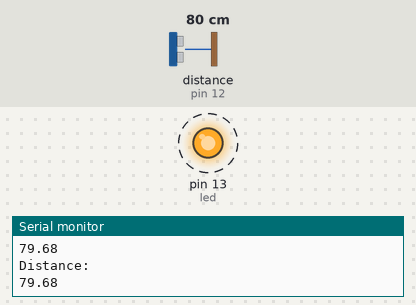
Bench run of a sketch on a simulated Arduino Uno, built with avr-gcc and run on an emulated ATmega328P. Shown: output pins drawn as LEDs (lit = HIGH), the last lines printed to the serial monitor. Wiring (inferred from the names in the program): ultrasonic range finder: trigger pin 11; echo pin 12. Dashed ring = blinking. Inputs (shaded band) come from the test bench; at power-on: distance to the obstacle (sensor on pin 12) 80 cm. The echo pulse lasts 58.3 µs per cm; pins used as bus, display or sensor lines are not drawn.

Above: at 1.56 s.
1.6 s: distance to the obstacle (sensor on pin 12) set to 22 cm
5.1 s: distance to the obstacle (sensor on pin 12) set to 19 cm
6.6 s: distance to the obstacle (sensor on pin 12) set to 35 cm
At 7.3 s:
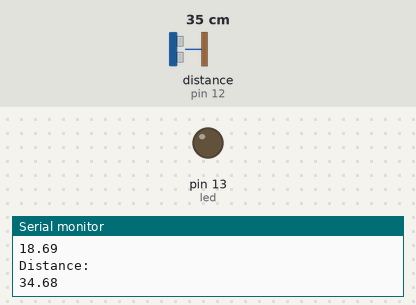
10.1 s: distance to the obstacle (sensor on pin 12) set to 2 cm
At 10.5 s:
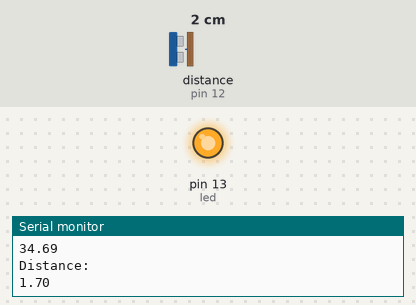
Timing chart, 0 to 12.6 s (numbered marks = the images above; inputs shaded):
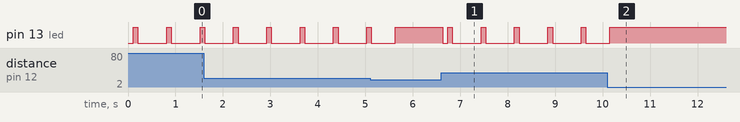

Measured:
- after the input at 6.6 s, pin 13 (led): HIGH → LOW at once, then repeats every 0.70 s: HIGH 0.10 s, LOW 0.60 s
- by itself, pin 13 (led): alternates HIGH for 0.10 s and LOW for 0.60 s

The sketch:

Ultrasonic_Sensor.ino
```cpp
const int trigPin = 11;
const int echoPin = 12;
const int led = 13;
float duration, distance;

void setup() {
  // put your setup code here, to run once:
  Serial.begin(9600);
  pinMode(echoPin,INPUT);
  pinMode(trigPin,OUTPUT);
  pinMode(led,OUTPUT);
  Serial.println("\nUltrasonic Sensor");
}

void loop() {
  // put your main code here, to run repeatedly:

  digitalWrite(trigPin, LOW);
	delayMicroseconds(2);
	digitalWrite(trigPin, HIGH);
	delayMicroseconds(10);
	digitalWrite(trigPin, LOW);

  duration = pulseIn(echoPin, HIGH);
  distance = ((duration*(0.0343))/2);

  Serial.println("\nDistance:\t");
	Serial.print(distance);

  if(distance<=20)
  {
    digitalWrite(led, HIGH);
  }
  else if(distance>180)
  {
    digitalWrite(led, LOW);
  }
  else
  {
    digitalWrite(led, LOW);
    delay(100);
    digitalWrite(led, HIGH);
    delay(100);
    digitalWrite(led, LOW);
  }

  delay(500);
}
```
